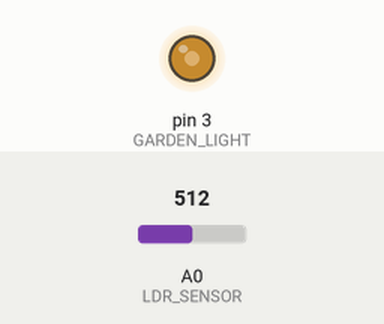
Recording of a sketch running on a simulated Arduino Uno, built with avr-gcc and run on an emulated ATmega328P. Parts: output pins drawn as LEDs (lit = HIGH). The test bench sets the inputs (shaded band); at power-on: A0 (LDR_SENSOR) = 512. WiFi joins after 1.5 s; servers stay silent unless stated.

Above: at 3.0 s.
3.1 s: A0 (LDR_SENSOR) set to 306
At 3.5 s:
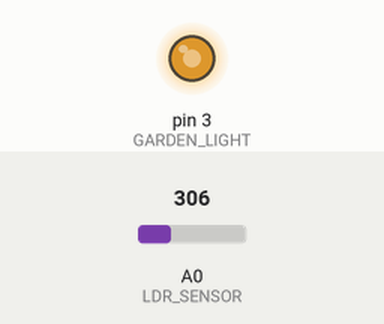
4.6 s: A0 (LDR_SENSOR) set to 122
At 4.9 s:
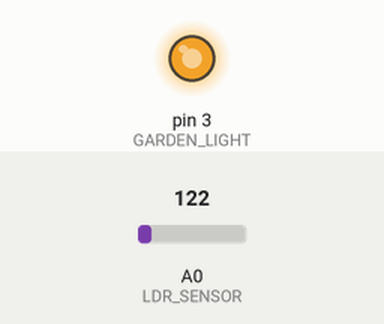
6.1 s: A0 (LDR_SENSOR) set to 900
At 7.3 s:
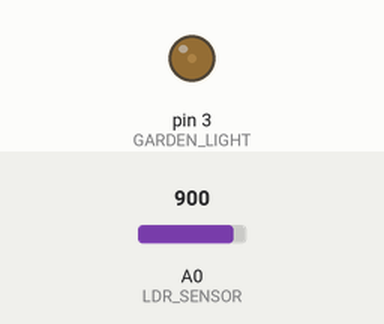
7.6 s: A0 (LDR_SENSOR) set to 511
At 8.7 s:
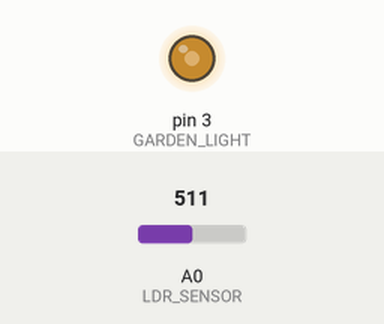
Timing chart, 0 to 10.1 s (numbered marks = the images above; inputs shaded):
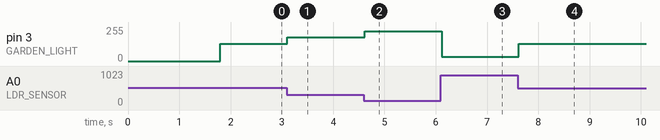

Measured:
- after the input at 3.1 s, pin 3 (GARDEN_LIGHT): 128/255 → 179/255 at once
- after the input at 4.6 s, pin 3 (GARDEN_LIGHT): 179/255 → 225/255 at once
- after the input at 6.1 s, pin 3 (GARDEN_LIGHT): 225/255 → 31/255 at once
- after the input at 7.6 s, pin 3 (GARDEN_LIGHT): 31/255 → 128/255 at once

The sketch:

led_blynk_integration.ino
```cpp
#define BLYNK_TEMPLATE_ID "TMPL3fI7Jcfxy"
#define BLYNK_TEMPLATE_NAME "Home auto"
#define BLYNK_AUTH_TOKEN "cPPtgpjGoHvzgEtRsZ2jf3oGN_wBaPwT"

#include <SPI.h>
#include <Ethernet.h>
#include <BlynkSimpleEthernet.h>

const int LDR_SENSOR = A0;
const int GARDEN_LIGHT = 3;
//#define LED 3 // Define the LED pin

void init_ldr(void)
{
  pinMode(LDR_SENSOR, INPUT);
  pinMode(GARDEN_LIGHT, OUTPUT);
}

void setup() {
    pinMode(GARDEN_LIGHT, OUTPUT);
    Blynk.begin(BLYNK_AUTH_TOKEN); // Connect to Blynk Cloud

    init_ldr();
}

void brightness_control()
{
  unsigned int ADC_VAL = 0;
  // Read the values from LDR sensor
  ADC_VAL = analogRead(LDR_SENSOR);

  // Scale it down from (0 to 1023) to (255 to 0)
  ADC_VAL = map(ADC_VAL, 0, 1023, 255, 0);

  analogWrite(GARDEN_LIGHT, ADC_VAL);
  delay(100);
}

BLYNK_WRITE(V0) {
    int value = param.asInt();
    if (value)
    {
        digitalWrite(GARDEN_LIGHT, HIGH); // Turn on LED
    }
    else
    {
        digitalWrite(GARDEN_LIGHT, LOW); // Turn off LED
    }
}

void loop() {
    Blynk.run(); // Maintain connection with Blynk Cloud
    brightness_control();
}
```
